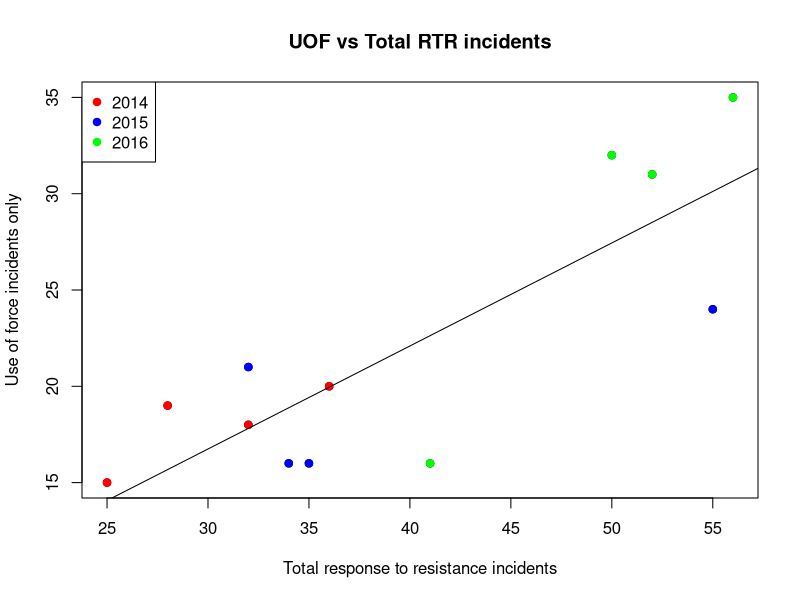
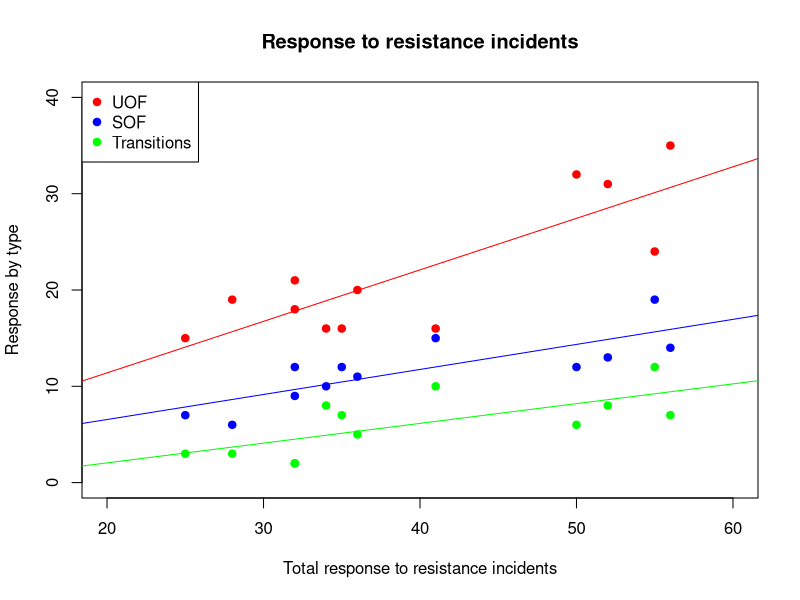
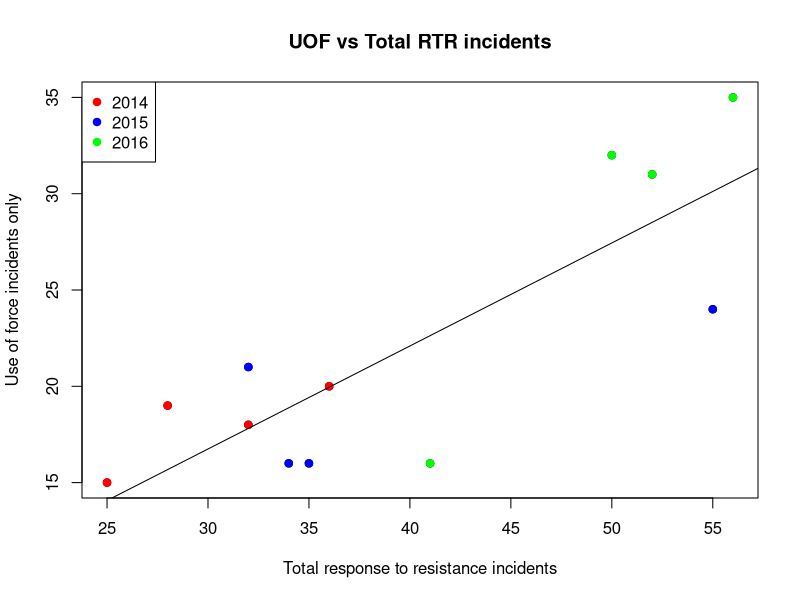
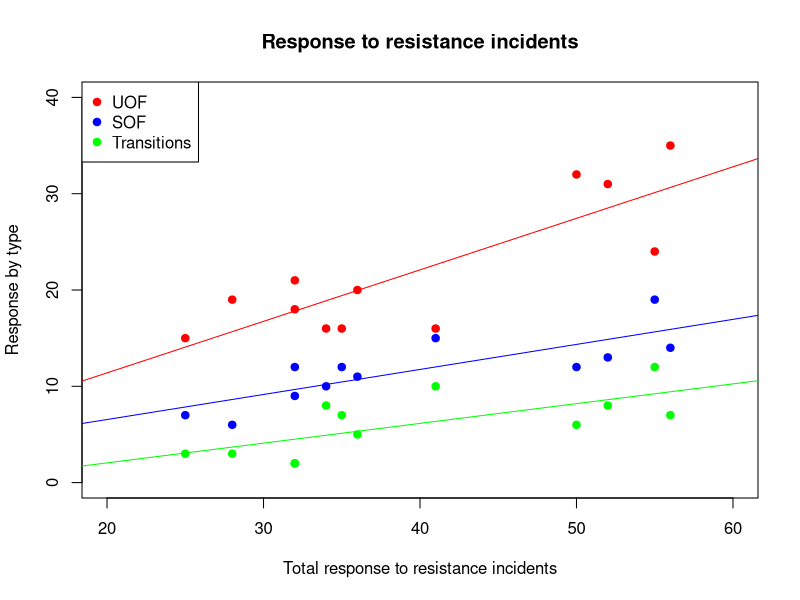

Generate these figures, in order, with R:
# Continuing to work with the RTR data
library(readr)
df <- read_csv("dfCrime.csv")

# notice we loaded in the data with the years column
# Let's get the colummn names
names(df)


# Now I want to try and highlight the values in the scatter plot by their years
# We start with a basic plot, adding all the titles and labels here
plot(df$Total_RTR_incidents, df$UOF_only, 
     main = "UOF vs Total RTR incidents", 
     # sub = "Daily Herald graphic", 
     xlab="Total response to resistance incidents", 
     ylab="Use of force incidents only")
# Now we're going to subset the data by the year 2014
y2014 <- subset(df, years==2014)
# And add that subset to the plot, with the color of red and
# as a solid cirlce (pch=19)
points(y2014$Total_RTR_incidents,y2014$UOF_only,col="red",pch=19)
# to learn more, don't forget you can use Rstudio's built in query tool
# simply type ?points 

# Now we do the same with the other two years
y2015 <- subset(df, years==2015)
points(y2015$Total_RTR_incidents,y2015$UOF_only,col="blue",pch=19)
y2016 <- subset(df, years==2016)
points(y2016$Total_RTR_incidents,y2016$UOF_only,col="green",pch=19)

# We also need to add a legend to the plot
legend("topleft", pch = c(19,19,19), col = c("red","blue","green"), legend = c("2014", "2015", "2016"))
# Note that legends can be tricky. You have to leave room for them so they
# don't obscure the data. That means you may need to adjust the scales of your
# graphic beyond what it defaults to. Not something we need to worry about now

# Let's add the regression line
abline(lm(df$UOF_only~df$Total_RTR_incidents))

# so now we can see not only that UOF incidents are higher when 
# there are more total RTR incidents and UOFshave increased over time


# Now let's save this as a PDF. Note that since we already created
# the subsets, we don't have to recreate them
dev.cur()
# we want to save this as a pdf and a png, but can only
# do one at a time. So uncomment the pdf and comment (#) the png
# when you want a pdf, and visa versa for the png
pdf(file="myplot2.pdf", width = 3.75, height = 3.5) 
# But let's also save this out as a png
#png(filename = "myplot2.png",width = 600, height = 400, units = "px")
#-----Insert plot here -------------

plot(df$Total_RTR_incidents, df$UOF_only, 
     main = "UOF vs Total RTR incidents", 
     xlab="Total response to resistance incidents", 
     ylab="Use of force incidents only")
points(y2014$Total_RTR_incidents,y2014$UOF_only,col="red",pch=19)
points(y2015$Total_RTR_incidents,y2015$UOF_only,col="blue",pch=19)
points(y2016$Total_RTR_incidents,y2016$UOF_only,col="green",pch=19)
legend("topleft", pch = c(19,19,19), col = c("red","blue","green"), legend = c("2014", "2015", "2016"))
abline(lm(df$UOF_only~df$Total_RTR_incidents))
#----- End plot --------------
dev.off() 



# Now let's do something similar, but with UOF, SOF and Transitions
# but here, we'll need to set the range of the x and y
# first, let's see the min and max of all the data we want
summary(df)

plot(df$Total_RTR_incidents, df$UOF_only, 
     main = "Response to resistance incidents", 
     xlab="Total response to resistance incidents", 
     ylab="Response by type",
     xlim=c(20,60), ylim=c(0,40),col="red",pch=19)
points(df$Total_RTR_incidents,df$SOF_only,col="blue",pch=19)
points(df$Total_RTR_incidents,df$Total_transitions,col="green",pch=19)
# update the legend
legend("topleft", pch = c(19,19,19), col = c("red","blue","green"), legend = c("UOF", "SOF", "Transitions"))
# Add the regression lines, but color them (par) to match
abline(lm(df$UOF_only~df$Total_RTR_incidents, par(col="red")))
abline(lm(df$SOF_only~df$Total_RTR_incidents, par(col="blue")))
abline(lm(df$Total_transitions~df$Total_RTR_incidents, par(col="green")))


#----Set up plot for print and online --------
dev.cur()
pdf(file="myplot3.pdf", width = 4, height = 4) 
#png(filename = "myplot3.png",width = 600, height = 400, units = "px")
#-----Insert plot here -------------
plot(df$Total_RTR_incidents, df$UOF_only, 
     main = "Response to resistance incidents", 
     xlab="Total response to resistance incidents", 
     ylab="Response by type",
     xlim=c(20,60), ylim=c(0,40),col="red",pch=19)
points(df$Total_RTR_incidents,df$SOF_only,col="blue",pch=19)
points(df$Total_RTR_incidents,df$Total_transitions,col="green",pch=19)
# update the legend
legend("topleft", pch = c(19,19,19), col = c("red","blue","green"), legend = c("UOF", "SOF", "Transitions"))
# Add the regression lines, but color them (par) to match
abline(lm(df$UOF_only~df$Total_RTR_incidents, par(col="red")))
abline(lm(df$SOF_only~df$Total_RTR_incidents, par(col="blue")))
abline(lm(df$Total_transitions~df$Total_RTR_incidents, par(col="green")))
#----- End plot --------------
dev.off() 

# note that I needed to play around a bit with the size for the PDF
# generally, a little under 4 inches corresponds to a 2 column graphic
# but due to the legend, the depth needed to be increased so the 
# dots wouldn't run into the legend

# for online, 600 pixels wide is a good width for a png.
# anything wider and it might not work well for mobile.
# These basic graphics aren't great for presentation though
# when we start playing with ggplot2 we'll get closer
# to more finished graphics

